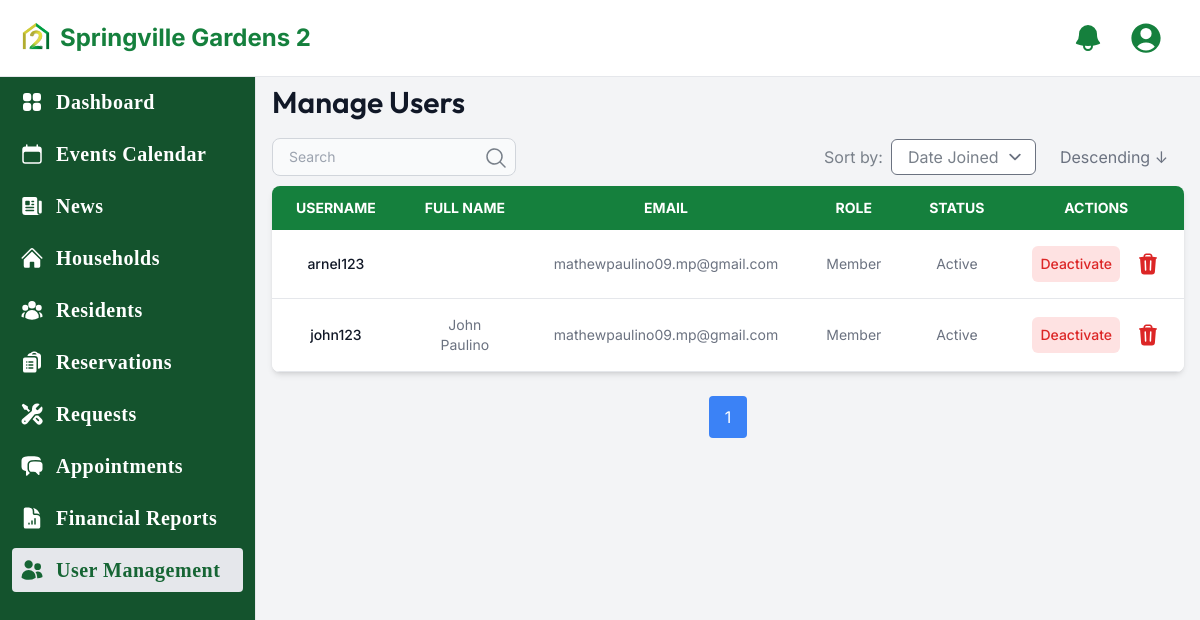
The app's page /officer/admin/manage_users/ (signed in), older data.
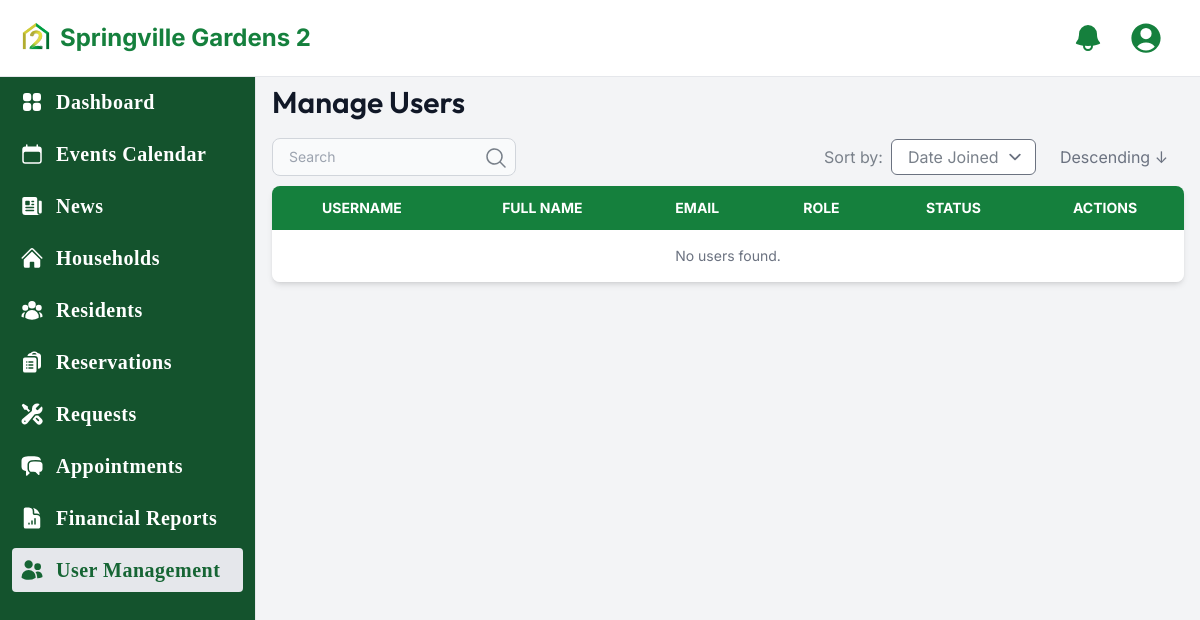
The same page, newer data.
### SVG2/models.py (models this page shows, shortened)
class User(AbstractUser):
    fname = models.CharField(max_length=30)
    lname = models.CharField(max_length=30)
    is_member = models.BooleanField(default=False)
    is_officer = models.BooleanField(default=False)
    profile_picture = models.ImageField(upload_to='C:/HOA_MIS/media/profile_pics/', blank=True, null=True)  # Optional field for profile picture
    phone_number = models.CharField(max_length=15, blank=True, null=True)  # Optional field for phone number
    birthdate = models.DateField(null=True, blank=True)  # Optional field for birthdate
    email = models.EmailField(unique=True)
    class Meta:
        app_label = 'SVG2'

### SVG2/views.py (the view, shortened to what this page needs)
# urls.py: path('officer/<username>/manage_users/', views.manage_users, name='manage_users'),
@login_required
@user_passes_test(is_officer, login_url='/login')
def manage_users(request, username):
    if username != request.user.username:
        messages.error(request, "You are not authorized to access this page.", extra_tags="unauthorized")
        return redirect('login')
    user = request.user
    if not user.fname or not user.lname:
        messages.warning(request, "Update your profile first!", extra_tags="officer_update_prof")
        return redirect('officer_update_profile', username=request.user.username)  # Redirect to profile update page
    search_query = request.GET.get('search', '')
    users = User.objects.filter(is_superuser=False)
    sort_by = request.GET.get('sort', 'date_joined')  # Default sort by `date_joined`
    direction = request.GET.get('direction', 'desc')  # Default direction is descending
    if sort_by == 'role':
        users = sorted(users, key=lambda u: (u.is_officer, u.is_member), reverse=(direction == 'desc'))
    elif sort_by == 'status':
        users = users.order_by('is_active' if direction == 'asc' else '-is_active')
    elif sort_by == 'date_joined':
        users = users.order_by('date_joined' if direction == 'asc' else '-date_joined')
    else:
        users = users.order_by(sort_by if direction == 'asc' else f'-{sort_by}')
    paginator = Paginator(users, 6)  # Show 6 users per page
    page_number = request.GET.get('page')
    page_obj = paginator.get_page(page_number)
    context = {
        'users': page_obj,
        'sort_by': sort_by,
        'direction': direction,
        'search_query': search_query,
    }
    return render(request, 'officer/usermgt/manage_users.html', context)

### SVG2/context_processors.py (called while the page is built)
def notifications_context(request):
    if request.user.is_authenticated:
        notifications = Notification.objects.filter(recipient=request.user)
    else:
        notifications = []
    return {"notifications": notifications}

def unread_notifications(request):
    if request.user.is_authenticated:
        unread_count = Notification.objects.filter(recipient=request.user, read=False).count()
    else:
        unread_count = 0
    return {'unread_count': unread_count}

### SVG2/views.py (called while the page is built)
def is_officer(user):
    return user.is_authenticated and user.is_officer

### SVG2/templates/officer/usermgt/manage_users.html (shortened to what the changed rows need)
{% extends 'officer/officer_base.html' %}
{% load static %}
{% block content %}
<div class="pt-16 lg:ml-64">
    <div class="p-4 rounded-lg">
            <div class="relative shadow-md sm:rounded-lg rounded-lg overflow-hidden">
                <div class="overflow-x-auto">
                    <table class="w-full text-sm text-center text-gray-500 dark:text-gray-400">
                        <thead
                            class="text-md text-white uppercase bg-green-700 dark:bg-gray-700 dark:text-gray-400">
                            <tr>
                        <th scope="col" class="px-6 py-3 dark:bg-gray-700 w-1/8">Username</th>
                        <th scope="col" class="px-6 py-3 dark:bg-gray-700 w-1/8">Full Name</th>
                        <th scope="col" class="px-6 py-3 dark:bg-gray-700 w-1/8">Email</th>
                        <th scope="col" class="px-6 py-3 dark:bg-gray-700 w-1/8">Role</th>
                        <th scope="col" class="px-6 py-3 dark:bg-gray-700 w-1/8">Status</th>
                        <th scope="col" class="px-6 py-3 dark:bg-gray-700 w-1/8">Actions</th>
                    </tr>
                </thead>
                <tbody class="bg-white dark:bg-gray-800">
                        {% for user in users %}
                        <tr class="bg-white border-b border-gray-200 dark:bg-gray-800 dark:border-gray-700 hover:bg-gray-50 dark:hover:bg-gray-600">
                            <th scope="row" class="px-6 py-4 font-medium text-gray-900 whitespace-nowrap dark:text-white">
                                {{ user.username }}
                            </th>
                            <td class="px-6 py-4">
                                {{ user.fname }} {{ user.lname }}
                            </td>
                            <td class="px-6 py-4">
                                {{ user.email }}
                            </td>
                            <td class="px-6 py-4">
                                {% if user.is_member %}
                                Member
                                {% elif user.is_officer %}
                                Officer
                                {% else %}
                                Unspecified
                                {% endif %}
                            </td>
                            <td class="px-6 py-4">
                                {% if user.is_active %}
                                    Active
                                {% else %}
                                    Inactive
                                {% endif %}
                            </td>
                            <td class="py-4 px-6">
                                <div class="gap-x-4 flex justify-center items-center">
                                    {% if user.is_active %}
                                        <button onclick="openActivationModal('{{ user.id }}', 'Deactivate')"
                                            class="font-medium text-red-600 rounded-md p-2 bg-red-100 dark:bg-red-200 dark:text-red-800 hover:bg-red-300">
                                            Deactivate
                                        </button>
                                    {% else %}
                                        <button onclick="openActivationModal('{{ user.id }}', 'Activate')"
                                            class="font-medium text-green-600 rounded-md p-2 px-4 bg-green-100 dark:bg-green-200 dark:text-green-800 hover:bg-green-300">
                                            Activate
                                        </button>
                                    {% endif %}
                                    <button onclick="openDeleteUserModal('{{ user.id }}')" class="text-red-600 hover:text-red-500">
                                    </button>
                                </div>
                            </td>
                        </tr>
                        {% empty %}
                        <tr>
                            <td colspan="6" class="px-6 py-4 text-gray-500 dark:text-gray-400">
                                No users found.
                            </td>
                        </tr>
                    {% endfor %}
                    </tbody>
                </table>
            </div>
        </div>
{% if users %}
<div class="mt-6 flex justify-center space-x-4">
  <span class="px-4 py-2 bg-blue-500 text-white rounded">{{ users.number }}</span>
</div>
{% endif %}
    </div>
</div>
{% endblock %}

Row changes from the older to the newer data that the page shows:
removed User: username "arnel123", email "mathewpaulino09.mp@gmail.com", is_member "Member", is_active "Active"
removed User: username "john123", fname "John", lname "Paulino", email "mathewpaulino09.mp@gmail.com", is_member "Member", is_active "Active"
Text that changed along with them:
{{ users.number }}: "1" → (not shown)
text now shown: "No users found."
